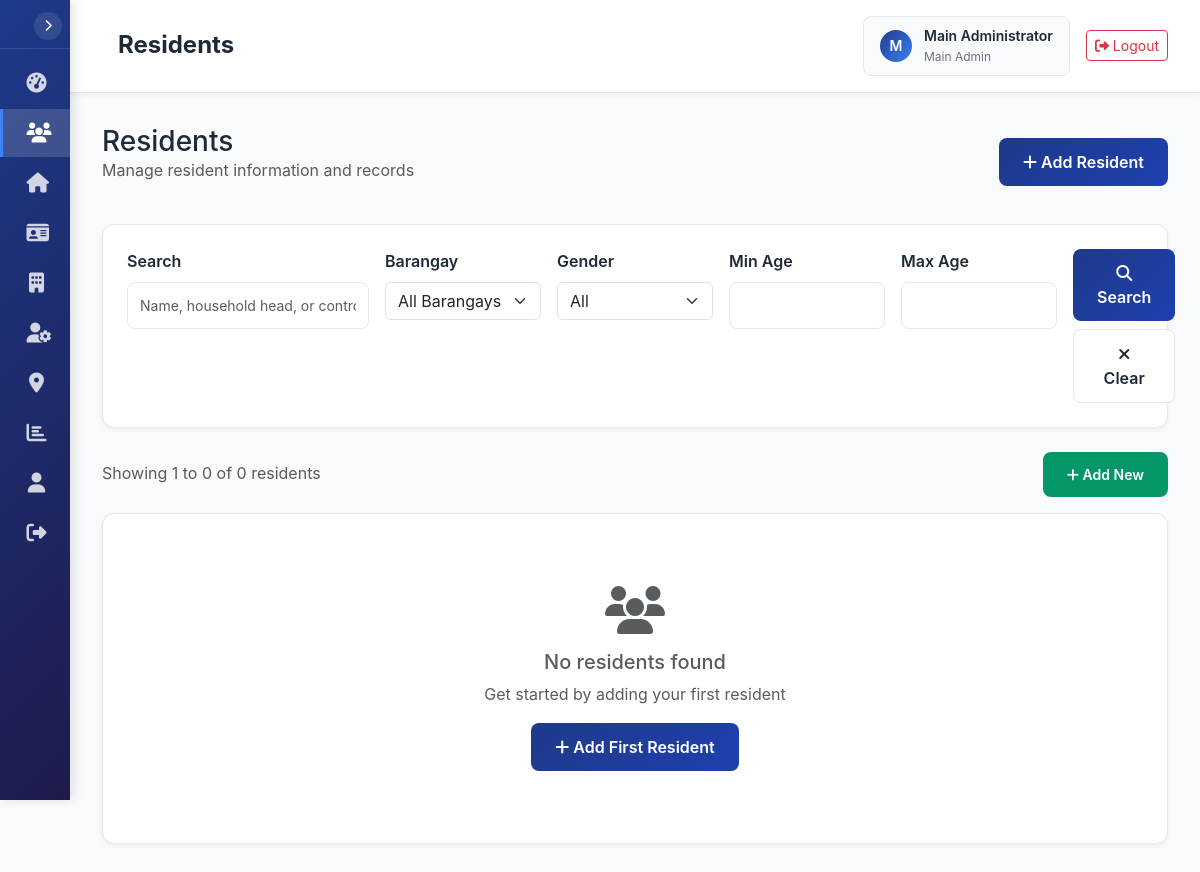
Page /residents.php (signed in) on the committed database.
### tables this page shows
CREATE TABLE IF NOT EXISTS `users` (
    `id` INT(11) NOT NULL AUTO_INCREMENT,
    `username` VARCHAR(50) NOT NULL UNIQUE,
    `password` VARCHAR(255) NOT NULL,
    `full_name` VARCHAR(100) NOT NULL,
    `email` VARCHAR(100) UNIQUE,
    `role` ENUM('main_admin', 'admin', 'staff') NOT NULL DEFAULT 'staff',
    `barangay_id` INT(11) NULL,
    `is_active` TINYINT(1) NOT NULL DEFAULT 1,
    `last_login` DATETIME NULL,
    `created_at` TIMESTAMP DEFAULT CURRENT_TIMESTAMP,
    `updated_at` TIMESTAMP DEFAULT CURRENT_TIMESTAMP ON UPDATE CURRENT_TIMESTAMP,
    PRIMARY KEY (`id`),
    INDEX `idx_username` (`username`),
    INDEX `idx_role` (`role`),
    INDEX `idx_barangay_id` (`barangay_id`),
    INDEX `idx_is_active` (`is_active`)
);

### views/residents/index.php (the view, shortened to what the rows shown need)
<div class="d-flex justify-content-between align-items-center mb-4">
    <div>
        <h1 class="h3 mb-0">Residents</h1>
        <p class="text-muted">Manage resident information and records</p>
    </div>
    <div>
        <a href="residents.php?action=add" class="btn btn-primary">
            <i class="fas fa-plus"></i> Add Resident
        </a>
    </div>
</div>
<div class="card mb-4">
    <div class="card-body">
        <form method="GET" action="residents.php" class="row g-3">
            <div class="col-md-3">
                <label for="search" class="form-label">Search</label>
                <input type="text" class="form-control" id="search" name="search"
                       value="<?= htmlspecialchars($filters['search']) ?>"
                       placeholder="Name, household head, or control number">
            </div>
            <?php if (isMainAdmin() && !empty($barangays)): ?>
            <div class="col-md-2">
                <label for="barangay_id" class="form-label">Barangay</label>
                <select class="form-select" id="barangay_id" name="barangay_id">
                    <option value="">All Barangays</option>
                </select>
            </div>
            <?php endif; ?>
            <div class="col-md-2">
                <label for="gender" class="form-label">Gender</label>
                <select class="form-select" id="gender" name="gender">
                    <option value="">All</option>
                </select>
            </div>
            <div class="col-md-2">
                <label for="age_min" class="form-label">Min Age</label>
                <input type="number" class="form-control" id="age_min" name="age_min"
                       value="<?= htmlspecialchars($filters['age_min']) ?>" min="0" max="120">
            </div>
            <div class="col-md-2">
                <label for="age_max" class="form-label">Max Age</label>
                <input type="number" class="form-control" id="age_max" name="age_max"
                       value="<?= htmlspecialchars($filters['age_max']) ?>" min="0" max="120">
            </div>
            <div class="col-md-1 d-flex align-items-end">
                <div class="d-grid gap-2 w-100">
                    <button type="submit" class="btn btn-primary">
                        <i class="fas fa-search"></i> Search
                    </button>
                    <a href="residents.php" class="btn btn-secondary">
                        <i class="fas fa-times"></i> Clear
                    </a>
                </div>
            </div>
        </form>
    </div>
</div>
<div class="d-flex justify-content-between align-items-center mb-3">
    <div>
        <span class="text-muted">
            Showing <?= $pagination['offset'] + 1 ?> to
            <?= min($pagination['offset'] + $pagination['items_per_page'], $pagination['total_items']) ?>
            of <?= number_format($pagination['total_items']) ?> residents
        </span>
    </div>
    <div>
        <a href="residents.php?action=add" class="btn btn-success btn-sm">
            <i class="fas fa-plus"></i> Add New
        </a>
    </div>
</div>
<div class="card">
    <div class="card-body">
        <?php if (!empty($residents)): ?>
            <div class="table-responsive">
                <table class="table table-hover">
                    <thead>
                        <tr>
                            <th>Name</th>
                            <th>Age</th>
                            <th>Gender</th>
                            <th>Household</th>
                            <th>Contact</th>
                            <th>Special Needs</th>
                            <th>Actions</th>
                        </tr>
                    </thead>
                    <tbody>
                        <?php foreach ($residents as $resident): ?>
                            <tr>
                                <td>
                                    <div class="d-flex align-items-center">
                                        <div class="avatar-sm me-3">
                                            <div class="avatar-title bg-primary rounded-circle">
                                                <?= strtoupper(substr($resident['first_name'], 0, 1) . substr($resident['last_name'], 0, 1)) ?>
                                            </div>
                                        </div>
                                        <div>
                                            <strong><?= htmlspecialchars($resident['first_name'] . ' ' . $resident['last_name']) ?></strong>
                                            <?php if ($resident['is_household_head']): ?>
                                                <span class="badge bg-primary ms-1">Head</span>
                                            <?php endif; ?>
                                            <br>
                                            <small class="text-muted"><?= htmlspecialchars($resident['control_number']) ?></small>
                                        </div>
                                    </div>
                                </td>
                                <td>
                                    <?php
                                    $birthDate = new DateTime($resident['date_of_birth']);
                                    $today = new DateTime();
                                    $age = $today->diff($birthDate)->y;
                                    echo $age;
                                    ?>
                                </td>
                                <td>
                                    <span class="badge bg-<?= $resident['gender'] === 'male' ? 'primary' : 'secondary' ?>">
                                        <?= ucfirst($resident['gender']) ?>
                                    </span>
                                </td>
                                <td>
                                    <div>
                                        <strong><?= htmlspecialchars($resident['household_head']) ?></strong>
                                        <br>
                                        <small class="text-muted"><?= htmlspecialchars($resident['address']) ?></small>
                                    </div>
                                </td>
                                <td>
                                    <?php if (!empty($resident['contact_number'])): ?>
                                        <i class="fas fa-phone text-muted"></i> <?= htmlspecialchars($resident['contact_number']) ?>
                                    <?php else: ?>
                                        <span class="text-muted">Not provided</span>
                                    <?php endif; ?>
                                </td>
                                <td>
                                    <?php if ($resident['has_special_needs']): ?>
                                        <span class="badge bg-warning text-dark">
                                            <i class="fas fa-wheelchair"></i> Special Needs
                                        </span>
                                    <?php else: ?>
                                        <span class="text-muted">None</span>
                                    <?php endif; ?>
                                </td>
                                <td>
                                    <div class="btn-group" role="group">
                                        <a href="residents.php?action=view&id=<?= $resident['id'] ?>"
                                           class="btn btn-sm btn-outline-primary" title="View">
                                            <i class="fas fa-eye"></i>
                                        </a>
                                        <a href="residents.php?action=edit&id=<?= $resident['id'] ?>"
                                           class="btn btn-sm btn-outline-secondary" title="Edit">
                                            <i class="fas fa-edit"></i>
                                        </a>
                                        <button type="button" class="btn btn-sm btn-outline-danger"
                                                onclick="deleteResident(<?= $resident['id'] ?>)" title="Delete">
                                            <i class="fas fa-trash"></i>
                                        </button>
                                    </div>
                                </td>
                            </tr>
                        <?php endforeach; ?>
                    </tbody>
                </table>
            </div>
            <?php if ($pagination['total_pages'] > 1): ?>
                <nav aria-label="Residents pagination" class="mt-4">
                    <ul class="pagination justify-content-center">
                        <?php if ($pagination['has_previous']): ?>
                            <li class="page-item">
                                <a class="page-link" href="?page=<?= $pagination['previous_page'] ?>&search=<?= urlencode($filters['search']) ?>&gender=<?= urlencode($filters['gender']) ?>&age_min=<?= urlencode($filters['age_min']) ?>&age_max=<?= urlencode($filters['age_max']) ?>">
                                    <i class="fas fa-chevron-left"></i>
                                </a>
                            </li>
                        <?php endif; ?>
                        <?php
                        $start = max(1, $pagination['current_page'] - 2);
                        $end = min($pagination['total_pages'], $pagination['current_page'] + 2);
                        for ($i = $start; $i <= $end; $i++):
                        ?>
                            <li class="page-item <?= $i === $pagination['current_page'] ? 'active' : '' ?>">
                                <a class="page-link" href="?page=<?= $i ?>&search=<?= urlencode($filters['search']) ?>&gender=<?= urlencode($filters['gender']) ?>&age_min=<?= urlencode($filters['age_min']) ?>&age_max=<?= urlencode($filters['age_max']) ?>">
                                    <?= $i ?>
                                </a>
                            </li>
                        <?php endfor; ?>
                        <?php if ($pagination['has_next']): ?>
                            <li class="page-item">
                                <a class="page-link" href="?page=<?= $pagination['next_page'] ?>&search=<?= urlencode($filters['search']) ?>&gender=<?= urlencode($filters['gender']) ?>&age_min=<?= urlencode($filters['age_min']) ?>&age_max=<?= urlencode($filters['age_max']) ?>">
                                    <i class="fas fa-chevron-right"></i>
                                </a>
                            </li>
                        <?php endif; ?>
                    </ul>
                </nav>
            <?php endif; ?>
        <?php else: ?>
            <div class="text-center py-5">
                <i class="fas fa-users fa-3x text-muted mb-3"></i>
                <h5 class="text-muted">No residents found</h5>
                <p class="text-muted">
                    <?php if (!empty($filters['search']) || !empty($filters['gender']) || !empty($filters['age_min']) || !empty($filters['age_max'])): ?>
                        Try adjusting your search criteria or
                        <a href="residents.php">clear all filters</a>
                    <?php else: ?>
                        Get started by adding your first resident
                    <?php endif; ?>
                </p>
                <a href="residents.php?action=add" class="btn btn-primary">
                    <i class="fas fa-plus"></i> Add First Resident
                </a>
            </div>
        <?php endif; ?>
    </div>
</div>
<?php
$content = ob_get_clean();
require_once 'views/layouts/main.php';
?>

### views/layouts/main.php (shortened to what the rows shown need)
<!DOCTYPE html>
<html lang="en">
<head>
    <link href="https://cdn.jsdelivr.net/npm/bootstrap@5.3.0/dist/css/bootstrap.min.css" rel="stylesheet">
    <link rel="stylesheet" href="https://cdnjs.cloudflare.com/ajax/libs/font-awesome/6.4.0/css/all.min.css">
</head>
<body>
    <nav class="sidebar" id="sidebar">
        <div class="sidebar-header">
            <button class="sidebar-toggle-btn" id="sidebarToggleBtn">
                <i class="fas fa-chevron-right"></i>
            </button>
        </div>
        <div class="sidebar-nav">
            <div class="nav-item">
                <a href="dashboard.php" class="nav-link <?= $currentPage === 'dashboard' ? 'active' : '' ?>">
                    <i class="fas fa-tachometer-alt"></i>
                </a>
            </div>
            <div class="nav-item">
                <a href="residents.php" class="nav-link <?= $currentPage === 'residents' ? 'active' : '' ?>">
                    <i class="fas fa-users"></i>
                </a>
            </div>
            <div class="nav-item">
                <a href="households.php" class="nav-link <?= $currentPage === 'households' ? 'active' : '' ?>">
                    <i class="fas fa-home"></i>
                </a>
            </div>
            <div class="nav-item">
                <a href="id-cards.php" class="nav-link <?= $currentPage === 'id-cards' ? 'active' : '' ?>">
                    <i class="fas fa-id-card"></i>
                </a>
            </div>
            <div class="nav-item">
                <a href="evacuation-centers.php" class="nav-link <?= $currentPage === 'evacuation-centers' ? 'active' : '' ?>">
                    <i class="fas fa-building"></i>
                </a>
            </div>
            <?php if (isMainAdmin()): ?>
            <div class="nav-item">
                <a href="users.php" class="nav-link <?= $currentPage === 'users' ? 'active' : '' ?>">
                    <i class="fas fa-user-cog"></i>
                </a>
            </div>
            <div class="nav-item">
                <a href="barangays.php" class="nav-link <?= $currentPage === 'barangays' ? 'active' : '' ?>">
                    <i class="fas fa-map-marker-alt"></i>
                </a>
            </div>
            <?php endif; ?>
            <div class="nav-item">
                <a href="reports.php" class="nav-link <?= $currentPage === 'reports' ? 'active' : '' ?>">
                    <i class="fas fa-chart-bar"></i>
                </a>
            </div>
            <div class="nav-item">
                <a href="profile.php" class="nav-link <?= $currentPage === 'profile' ? 'active' : '' ?>">
                    <i class="fas fa-user"></i>
                </a>
            </div>
            <div class="nav-item">
                <a href="logout.php" class="nav-link">
                    <i class="fas fa-sign-out-alt"></i>
                </a>
            </div>
        </div>
    </nav>
    <div class="main-content">
        <div class="top-nav">
            <div class="top-nav-left">
                <h1 class="page-title"><?= $pageTitle ?? 'Dashboard' ?></h1>
            </div>
            <div class="top-nav-right">
                <div class="user-info">
                    <div class="user-avatar">
                        <?= strtoupper(substr($user['full_name'], 0, 1)) ?>
                    </div>
                    <div class="user-details">
                        <div class="user-name"><?= $user['full_name'] ?></div>
                        <div class="user-role"><?= str_replace('_', ' ', $user['role']) ?></div>
                    </div>
                </div>
                <a href="logout.php" class="btn btn-outline-danger btn-sm">
                    <i class="fas fa-sign-out-alt"></i> Logout
                </a>
            </div>
        </div>
        <div class="content">
            <?= $content ?? '' ?>
        </div>
    </div>
</body>
</html>

### rows in the picture
users: full_name "M", full_name "Main Administrator", role "Main Admin"

### other values in the picture
$pageTitle "Residents"
$pagination['offset'] + 1 "1"
$pagination['total_items'] "0"
